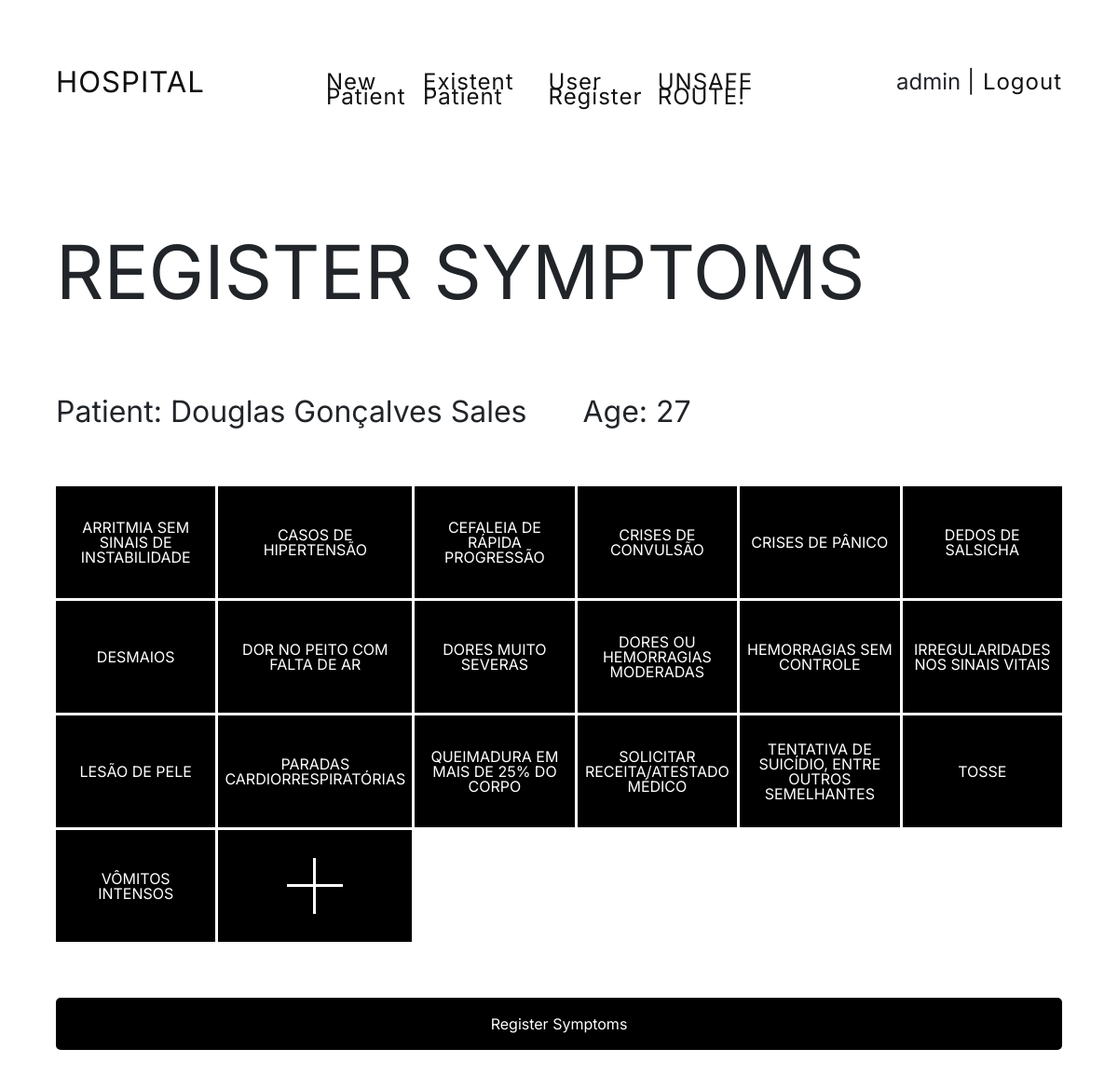
/protected/screening/register-symptoms/23/ (signed in), run on the app's committed database.
### users/models.py (models this page shows, shortened)
class HospitalUser(AbstractUser):
    is_attendant = models.BooleanField(default=False)
    is_nurse = models.BooleanField(default=False)
    is_medic = models.BooleanField(default=False)

### screening/models.py (models this page shows, shortened)
class Patient(models.Model):
    name = models.CharField(max_length=50)
    age = models.PositiveIntegerField(default=0)
    cpf = models.CharField(max_length=15)
    address = models.CharField(max_length=200)
    phone = models.CharField(max_length=20)
    is_active = models.BooleanField(default=True)
    was_attended = models.BooleanField(default=False)
    create_date = models.DateTimeField(default=datetime.now)
    active_date = models.DateTimeField(default=datetime.now)
    priority = models.IntegerField(default=0)

class Symptom(models.Model):
    name = models.CharField(max_length=200)
    priority = models.IntegerField(default=0)
    create_date = models.DateTimeField(default=datetime.now)

### screening/views.py (the view, shortened to what this page needs)
# urls.py: path('register-symptoms/<int:pk>/', views.RegisterSymptomsView.as_view(), name='register-symptoms'),
class RegisterSymptomsView(View):
    def get(self, request, pk):
        if request.user.is_authenticated:
            patient = Patient.objects.get(pk=pk)
            symptoms = Symptom.objects.all().order_by('name')
            context = {'patient': patient, 'symptoms': symptoms}
            return render(request, 'screening/register-symptoms.html', context)
        return redirect('login')

### screening/templates/screening/register-symptoms.html (shortened to what this page needs)
{% extends './base.html' %}
{% load static %}
{% block extra_head %}
    <link rel="stylesheet" href="https://maxcdn.bootstrapcdn.com/bootstrap/4.0.0/css/bootstrap.min.css">
{% endblock %}
{% block content %}
    <h1 class="title">Register Symptoms</h1>
    <div class="flex-flow">
        <h2 class="subtitle">Patient: {{ patient.name }}</h2>
        <h2 class="subtitle">Age: {{ patient.age }}</h2>
    </div>
    <form action="{% url 'register-symptoms' pk=patient.pk %}" method="post">
        <div class="symptoms-grid">
            {% if symptoms %}
                {% for symptom in symptoms %}
                    <div class="symptom-box" data-symptoms="item">
                        {{ symptom.name }}
                    </div>
                {% endfor %}
                <button type="button" class="symptom-box" data-toggle="modal" data-target="#modalCreateSymptom"><div id="cross"></div></button>
            {% else %}
            <h2>No symptoms registered</h2>
            {% endif %}
        </div>
        <button class="button-black" type="submit">Register Symptoms</button>
    </form>
{% endblock %}

### screening/templates/screening/base.html (shortened to what this page needs)
<!DOCTYPE html>
{% load static %}
<html lang="en">
<head>
    {% block extra_head %}{% endblock %}
    <link rel="stylesheet" href="{% static 'css/reset.css' %}">
    <link rel="stylesheet" href="{% static 'css/symptoms-list.css' %}">
    <link rel="stylesheet" href="{% static 'css/style.css' %}">
</head>
<body>
<div class="container-hospital">
    <header>
        <nav>
            <ul class="grid-header">
                <li class="grid-item um"><a class="link-hospital {% if request.resolver_match.url_name == 'index' %}active{% endif %}" href="{% url 'index' %}">HOSPITAL</a></li>
                <ul class="grid-item dois">
                    <li><a class="link-hospital {% if request.resolver_match.url_name == 'create-patient' %}active{% endif %}" href="{% url 'create-patient' %}">New Patient</a></li>
                    <li><a class="link-hospital {% if request.resolver_match.url_name == 'add-existent-patient' %}active{% endif %}" href="{% url 'add-existent-patient' %}">Existent Patient</a></li>
                    <li><a class="link-hospital {% if request.resolver_match.url_name == 'register-user' %}active{% endif %}" href="{% url 'register-user' %}">User Register</a></li>
                    <li><a class="link-hospital {% if request.resolver_match.url_name == 'unsafe-view' %}active{% endif %}" href="{% url 'unsafe-view' %}">UNSAFE ROUTE!</a></li>
                </ul>
                <ul class="grid-item tres">
                    <li class="nome" style="padding-right: 7px">{{ user.username }}</li>
                    <li><a class="link-hospital" href="{% url 'logout' %}"> | Logout</a></li>
                </ul>
            </ul>
        </nav>
    </header>
    {% block content %} {% endblock %}
</div>
</body>
</html>

### screening/static/css/symptoms-list.css (style rules this page uses)
.symptoms-grid { margin: 60px 0; display: grid; grid-template-columns: repeat(6, 1fr); grid-gap: 3px; }
.symptom-box { height: 120px; padding: 7px; text-align: center; color: white; font-weight: 400; text-transform: uppercase; background: #000; display: flex; align-items: center; justify-content: center; box-sizing: border-box; cursor: pointer; transition: background .3s; }
#cross { width: 60px; height: 60px; position: relative; }
#cross:before, #cross:after { content: ""; position: absolute; z-index: 1; background: #fff; }
#cross:before { left: 50%; width: 5%; margin-left: -4%; height: 100%; }
#cross:after { top: 50%; height: 5%; margin-top: -4%; margin-left: -50%; width: 100%; background: white; }

### screening/static/css/style.css (style rules this page uses)
body { font-family: 'Inter', sans-serif; font-style: normal; font-weight: 400; font-size: 16px; line-height: 16px; }
.container-hospital { padding: 60px; background: #fff; margin: 0; }
button { background: white; border: none; }
.title { padding: 60px 0; font-style: normal; font-weight: 400; font-size: 5rem; line-height: 5rem; text-transform: uppercase; }
.subtitle { font-style: normal; font-weight: 400; font-size: 2rem; line-height: 2.5rem; text-transform: capitalize; padding: 30px 60px 0 0; }
.flex-flow { display: flex; }
.button-black { font-size: 16px; width: 100%; cursor: pointer; color: white; background: #000000; border-radius: 5px; outline-offset: 4px; padding: 20px 30px; text-align: center; transition: background .3s; font-family: 'Inter', sans-serif; }
.grid-header { display: grid; grid-template-columns: 1fr 2fr 1fr; padding-bottom: 60px; font-size: 24px; }
.grid-item { display:flex; }
.grid-item.um { justify-content: start; padding: 20px; padding-left: 0; font-size: 1.3em; color:#111; }
.grid-item.dois { justify-content: space-between; padding: 20px; }
.grid-item.tres { padding: 20px; padding-right: 0; margin-left: auto; }
.link-hospital { color: #111; letter-spacing:1px; text-decoration: none; }
a { text-decoration: none; }

### data on the page
HospitalUser: username "admin"
Patient: name "Douglas Gonçalves Sales", age "27"
Symptom: name "ARRITMIA SEM SINAIS DE INSTABILIDADE"
Symptom: name "CASOS DE HIPERTENSÃO"
Symptom: name "CEFALEIA DE RÁPIDA PROGRESSÃO"
Symptom: name "CRISES DE CONVULSÃO"
Symptom: name "CRISES DE PÂNICO"
Symptom: name "DEDOS DE SALSICHA"
Symptom: name "DESMAIOS"
Symptom: name "DOR NO PEITO COM FALTA DE AR"
Symptom: name "DORES MUITO SEVERAS"
Symptom: name "DORES OU HEMORRAGIAS MODERADAS"
Symptom: name "HEMORRAGIAS SEM CONTROLE"
Symptom: name "IRREGULARIDADES NOS SINAIS VITAIS"
Symptom: name "LESÃO DE PELE"
Symptom: name "PARADAS CARDIORRESPIRATÓRIAS"
Symptom: name "QUEIMADURA EM MAIS DE 25% DO CORPO"
Symptom: name "SOLICITAR RECEITA/ATESTADO MÉDICO"
Symptom: name "TENTATIVA DE SUICÍDIO, ENTRE OUTROS SEMELHANTES"
Symptom: name "TOSSE"
Symptom: name "VÔMITOS INTENSOS"
